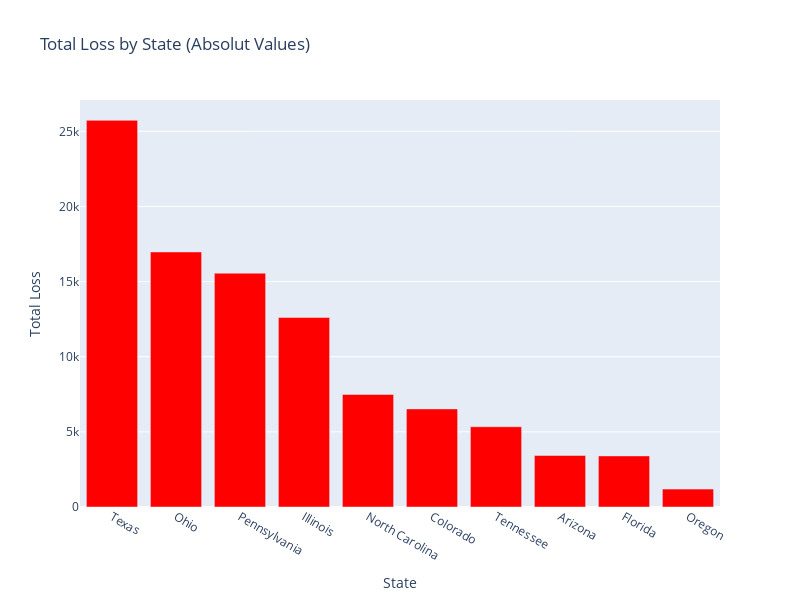

Notebook cell for this chart:
### Code cell
fig = px.bar(state_profit[state_profit['Profit'] < 0].abs().reset_index()[::-1], 
             x='State', y='Profit', labels={'Profit': 'Total Loss'},
             title='Total Loss by State (Absolut Values)', color_discrete_sequence=['red'],
             height=600, width=800)

fig.show()

### Figure 1 — Plotly figure (JSON) as saved in the notebook; plotly's stock layout.template omitted (floating-point values rounded to 4 significant figures)
{"data": [{"alignmentgroup": "True", "hovertemplate": "State=%{x}<br>Total Loss=%{y}<extra></extra>", "legendgroup": "", "marker": {"color": "red", "pattern": {"shape": ""}}, "name": "", "offsetgroup": "", "orientation": "v", "showlegend": false, "textposition": "auto", "type": "bar", "x": ["Texas", "Ohio", "Pennsylvania", "Illinois", "North Carolina", "Colorado", "Tennessee", "Arizona", "Florida", "Oregon"], "xaxis": "x", "y": [25730.0, 16970.0, 15560.0, 12610.0, 7491.0, 6528.0, 5342.0, 3428.0, 3399.0, 1190.0], "yaxis": "y"}], "layout": {"barmode": "relative", "height": 600, "legend": {"tracegroupgap": 0}, "title": {"text": "Total Loss by State (Absolut Values)"}, "width": 800, "xaxis": {"anchor": "y", "domain": [0, 1], "title": {"text": "State"}}, "yaxis": {"anchor": "x", "domain": [0, 1], "title": {"text": "Total Loss"}}}}
